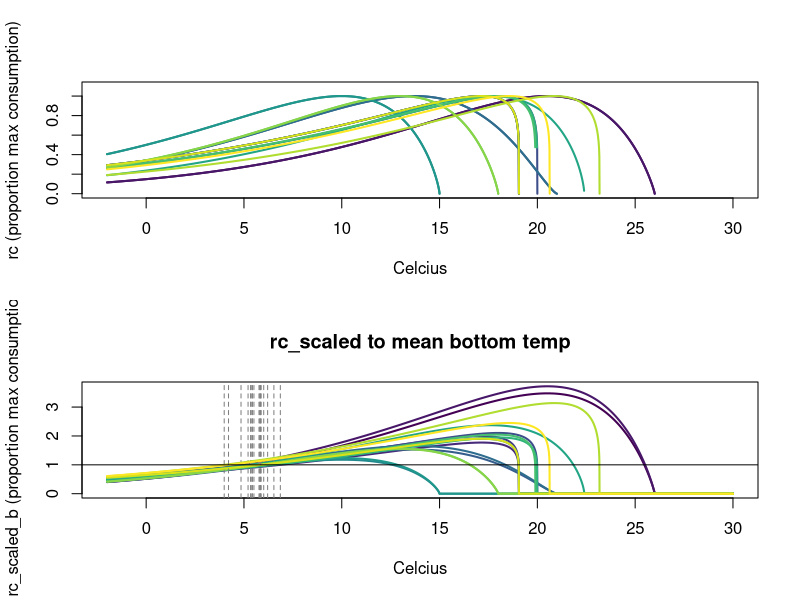
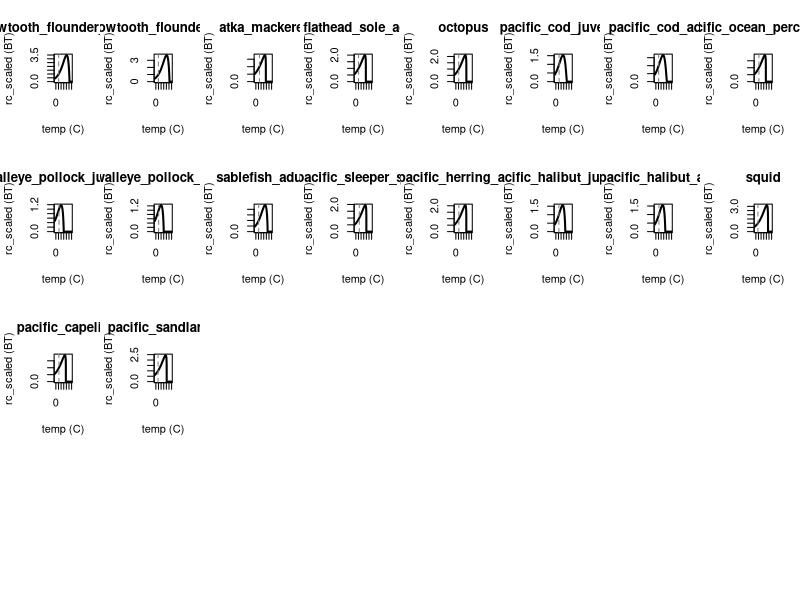

Here is the R script that generated these plots, in order: (Note: this script raises an error after producing the figures.)
#------------------------------------------------------------------------------#
#AUTHORS: Bia Dias
#ORIGINAL AUTHORS: Andy Whitehouse code developed for ACLIM2 
#ORIGINAL CODE: bioen_pars2.R
#AFFILIATIONS: CICOES University of Washington/ Alaska Fisheries Science Center
#E-MAIL OF CORRESPONDENCE AUTHOR: bia.dias@noaa.gov
#
#Bioenergetic params for GOACLIM
#------------------------------------------------------------------------------#

library(tidyverse)
library(here)
library(viridis)
library(viridisLite)



bioen_pars <- read.csv("WGOA_source_data/WGOA_bioen.csv", header=TRUE, sep=',', 
                       dec='.', row.names=1) #this file is valid for both EGOA and WGOA
# X parameter in Kitchell equation
bioen_sp <- row.names(bioen_pars)
# bioen_sp <- bioen_sp[ !bioen_sp == "octopus" & !bioen_sp == "squids"]
# shortrakers have not been caught in the shelf BTS. Applying rougheye mean temps
# as a proxy
#bioen_pars["shortraker_rock",4:5] <- bioen_pars["rougheye_rock",4:5]
# species-specific temp time series from BT survey
hind_bt <- read.csv(
  "WGOA_source_data/species_weighted_temp_WGOA.csv",
  header = TRUE,
  sep = ',',
  dec = '.',
  row.names = 1
) %>%
  select(c(year, race_group, agg_weighted_bot_temp)) %>%
  pivot_wider(names_from = race_group, values_from = agg_weighted_bot_temp)

#hind_st <- read.csv(
#  "WGOA_source_data/species_weighted_temp_WGOA.csv",
#  header = TRUE,
#  sep = ',',
#  dec = '.',
#  row.names = 1
#) %>%
#  select(c(year, race_group, agg_weighted_surf_temp)) %>%
#  pivot_wider(names_from = race_group, values_from = agg_weighted_surf_temp)

# replace missing (NA) with mean
hind_bt <- hind_bt %>%
  mutate(across(everything(), ~ifelse(is.na(.), mean(., na.rm = TRUE), .))) %>% 
  column_to_rownames(var="year")

#for(i in 1:(dim(hind_bt)[2])){
#  hind_bt[,i][is.na(hind_bt[,i])] <- mean(hind_bt[,i], na.rm=TRUE)
#}
#for(i in 1:(dim(hind_st)[2])){
#  hind_st[,i][is.na(hind_st[,i])] <- mean(hind_st[,i], na.rm=TRUE)
#}
mean_bot_temps <- round(colMeans(hind_bt),digits=2)
#mean_sur_temps <- round(colMeans(hind_st),digits=2)
#BD do the same for the other functional groups that have proxy species ####
# adding shortraker_rock using rougheye temps as proxy
#mean_bot_temps["shortraker_rock"] <- mean_bot_temps["rougheye_rock"]
#mean_sur_temps["shortraker_rock"] <- mean_sur_temps["rougheye_rock"]

# indicator species for multi-species functional groups
# oth_flatfish is represented by rex_sole
# oth_rockfish is represented by dusky_rockfish

# xx is a term in the Kitchell equation
xx <-
  (((
    log(bioen_pars$Q10) * (bioen_pars$Tmax - bioen_pars$Topt) ^ 2
  )) / 400) *
  (1 + (1 + sqrt(40 / (
    log(bioen_pars$Q10) * (bioen_pars$Tmax - bioen_pars$Topt + 2)
  ))) ^ 2)
names(xx) <- bioen_sp
# Kitchell equation: rc is proportion of max consumption at a given temp
# temps to evaluate over
Ctemp <- seq(-2, 30, 0.01)
rc <- matrix(nrow = length(Ctemp), ncol = length(bioen_sp))
colnames(rc) <- bioen_sp
row.names(rc) <- Ctemp
for (i in bioen_sp) {
  for (j in Ctemp) {
    rc[j, i] <- (((bioen_pars[i, 'Tmax'] - Ctemp[j]) / (bioen_pars[i, 'Tmax'] - bioen_pars[i, 'Topt']))^xx[i]) *
      exp(xx[i] * (1 - ((bioen_pars[i, 'Tmax'] - Ctemp[j]) / (bioen_pars[i, 'Tmax'] - bioen_pars[i, 'Topt'])
      )))
  }
  
}

# Alternatively, we can use species-specific biomass-weighted mean bottom temps
# from the survey.
# mean temperatures are the means of the sp.-specific survey time series
rc_scaled_b <- matrix(nrow = dim(rc)[1], ncol = dim(rc)[2])
colnames(rc_scaled_b) <- bioen_sp
names(mean_bot_temps) <- bioen_sp
for(i in 1:(length(bioen_sp))){
  rc_scaled_b[,bioen_sp[i]] <- rc[,bioen_sp[i]]/rc[as.character(mean_bot_temps[bioen_sp[i]]),bioen_sp[i]]
}
# have to name the rows after creating the matrix, and in this fashion or it doesn't
# work. It eliminates trailing zeroes which throws everything off in later loops.
rc_rows <- sprintf("%.2f", round(Ctemp, digits=2))
row.names(rc_scaled_b) <- rc_rows
# mean biomass-weighted species-specific surface temp 1991-1994
#rc_scaled_s <- matrix(nrow = dim(rc)[1], ncol = dim(rc)[2])
#colnames(rc_scaled_s) <- bioen_sp
#names(mean_sur_temps) <- bioen_sp
#for(i in 1:(length(bioen_sp))){
#  rc_scaled_s[,bioen_sp[i]] <- rc[,bioen_sp[i]]/rc[as.character(mean_sur_temps[bioen_sp[i]]),bioen_sp[i]]
#}
#row.names(rc_scaled_s) <- rc_rows
# replace NaN with a really small value
rc_scaled_b[is.nan(rc_scaled_b)] <- 1e-08
#rc_scaled_s[is.nan(rc_scaled_s)] <- 1e-08

# Kitchell curve plots -------------------------------------------------------
 par(mfrow = c(2, 1))
 # rc unscaled
 plot(
   Ctemp,
   rc[, "arrowtooth_flounder_adult"],
   type = 'n',
   xlab = "Celcius",
   ylab = "rc (proportion max consumption)",
   ylim = c(0, 1.1)
 )
 for (i in 1:18) {
   lines(Ctemp, rc[, i], col = viridis(18)[i], lwd = 2)
 }
 # rc scaled to mean bottom temp 1991–1994
 plot(
   Ctemp,
   rc_scaled_b[, "arrowtooth_flounder_adult"],
   type = 'n',
   xlab = "Celcius",
   ylab = "rc_scaled_b (proportion max consumption)",
   ylim = c(0, max(rc_scaled_b, na.rm = TRUE)),
   main = "rc_scaled to mean bottom temp"
 )
 for (i in 1:18) {
   lines(Ctemp, rc_scaled_b[, i], col = viridis(18)[i], lwd = 2)
   abline(v = mean_bot_temps[i], lty = 2, col = "gray50")
 }
 abline(h=1)
# # rc scaled to mean surface temp 1991–1994
# plot(
#   Ctemp,
#   rc_scaled_s[, "arrowtooth_adu"],
#   type = 'n',
#   xlab = "Celcius",
#   ylab = "rc_scaled_s (proportion max consumption)",
#   ylim = c(0, max(rc_scaled_s, na.rm = TRUE)),
#   main = "rc_scaled to mean surface temp"
# )
# for (i in 1:26) {
#   lines(Ctemp, rc_scaled_s[, i], col = viridis(26)[i], lwd = 2)
#   abline(v = mean_sur_temps, lty = 2, col = "gray50")
# }
# abline(h=1)
 
 
 # # rc scaled to bottom temp plots by species
 par(mfrow = c(4, 8))
 for (i in 1:31) {
   plot(
     Ctemp,
     rc_scaled_b[, i],
     type = 'l',
     lwd = 2,
     main = bioen_sp[i],
     ylim = c(0, max(rc_scaled_b[, i], na.rm = TRUE)),
     ylab = "rc_scaled (BT)",
     xlab = "temp (C)"
   )
   abline(v = mean_bot_temps[i], lty = 2, col = "gray50")
 }
# # rc scaled to surface temp plots by species
# par(mfrow = c(4, 8))
# for (i in 1:31) {
#   plot(
#     Ctemp,
#     rc_scaled_s[, i],
#     type = 'l',
#     lwd = 2,
#     main = bioen_sp[i],
#     ylim = c(0, max(rc_scaled_s[, i], na.rm = TRUE)),
#     ylab = "rc_scaled (ST)",
#     xlab = "temp (C)"
#   )
#   abline(v = mean_sur_temps[i], lty = 2, col = "gray50")
# }
# 
# 
# # By species both plots on the same graph
# par(mfrow = c(4, 8))
# for (i in 1:31) {
#   plot(
#     Ctemp,
#     rc_scaled_b[, i],
#     type = 'l',
#     lwd = 2,
#     main = bioen_sp[i],
#     ylim = c(0, max(rc_scaled_b[, i], na.rm = TRUE)),
#     ylab = "rc_scaled",
#     xlab = "temp (C)",
#     col = "blue"
#   )
#   abline(v = mean_bot_temps[i], lty = 2, col = "blue")
#   lines(Ctemp, rc_scaled_s[, i], lwd=2, col = "red", lty=2)
#   abline(v = mean_sur_temps[i], lty = 2, col = "red")
#   abline(h=1)
# }
# par(mfrow=c(1,1))

# Forced search consumption modifier ####
# get species-specific consumption modifiers
# temp time series from GOACLIM hindcast
#**hindcast**: representing the final years of the spinup forced with observed oceanographic conditions to better represent historical conditions (1990 to 2020),
#**projection**: GFDL-ESM2M downscaled projection (2015 to 2099)
#**historical**: representing model spinup (1980 to 2014).

 
roms_hind_temp <- read.csv("WGOA_source_data/ROMSOutputWGOA/Long_WGOA_temp_monthly_300.csv", 
                           header=TRUE, sep=',', dec='.') %>% 
  filter(simulation=="ssp126", year>=1990 & year<2021) %>% 
  select(c( year, month, depthclass,area_weighted_temp)) %>% 
  pivot_wider(names_from = depthclass, values_from = area_weighted_temp) %>% 
  rename(temp_b5=Bottom,  temp_s5=Surface)
roms_hind_temp$tstep <- 1:372

roms_hind_npz <- read.csv("WGOA_source_data/ROMSOutputWGOA/Long_WGOA_B_summary_month300_v2_corrected.csv", 
                           header=TRUE, sep=',', dec='.') %>% 
  filter(simulation=="ssp126", year>=1990 & year<2021) %>% 
  select(c( year, month, varname,biomass_tonnes)) %>% 
  pivot_wider(names_from = varname, values_from = biomass_tonnes) %>% 
  rename(cop=Cop, eup=Eup, mzl=MZL, mzs=MZS, nca=NCa, phl=PhL, phs=PhS)  
  #select(cop, eup, mzl, phl, phs) #to match aclim_rpath
roms_hind_npz$tstep <- 1:372

goaclim_hind_raw <- roms_hind_temp %>% left_join(roms_hind_npz, by= join_by(tstep,year, month)) %>% 
  select(tstep, year, month, cop, eup, mzl, phl, phs, temp_b5, temp_s5)


goaclim_hind_bt <- as.matrix(goaclim_hind_raw$temp_b5)
row.names(goaclim_hind_bt) <- goaclim_hind_raw$tstep
row.names(goaclim_hind_bt) <- goaclim_hind_raw$tstep
goaclim_hind_st <- as.matrix(goaclim_hind_raw$temp_s5)
row.names(goaclim_hind_st) <- goaclim_hind_raw$tstep
# for some reason hind_st[52] gets rounded off to "-0.00" which is a problem in
# the consumption modifier below
goaclim_hind_st[52] <- 0.00
# bottom temperature
tdc_hind_bt <- matrix(nrow=dim(goaclim_hind_bt)[1], ncol=length(bioen_sp))
colnames(tdc_hind_bt) <- bioen_sp 
for(i in 1:dim(goaclim_hind_bt)[1]){
  for(j in bioen_sp){
    tdc_hind_bt[i,j] <- rc_scaled_b[sprintf("%.2f", round(goaclim_hind_bt[i], digits=2)),j]
  }
}
row.names(tdc_hind_bt) <- row.names(goaclim_hind_bt)
## surface temperature
#tdc_hind_st <- matrix(nrow=dim(goaclim_hind_st)[1], ncol=length(bioen_sp))
#colnames(tdc_hind_st) <- bioen_sp # w/o shortraker rockfish—never caught on shelf BT survey
#for(i in 1:dim(goaclim_hind_st)[1]){
#  for(j in bioen_sp){
#    tdc_hind_st[i,j] <- rc_scaled_s[sprintf("%.2f", round(goaclim_hind_st[i], digits=2)),j]
#  }
#}
#row.names(tdc_hind_st) <- row.names(goaclim_hind_st)

################################################################################
################################################################################
################################################################################
# YOU ARE HERE ####
# Respiration
# Modified Arrhenius equation from Blanchard et al. (2012)

# temps to evaluate (Kelvin = C + 273.15)
Ktemp <- seq(271, 303, 0.01) # from -2 to 30 Celcius
k  <- 8.62 * 10 ^ (-5) # Boltzmann constant
E  <- 0.63             # activation energy
c1 <- 25.55            # constant
tau <- matrix(nrow = length(Ktemp), ncol = 1)
row.names(tau) <- Ktemp
for (i in 1:(length(Ktemp))) {
  tau[i] <- exp(c1 - (E / (k * Ktemp[i])))
}

# tau scaled by sp.-specific mean bottom temps over survey time series
tau_scaled_b <- matrix(nrow=length(tau), ncol=dim(bioen_pars)[1])
for (i in 1:(dim(bioen_pars)[1])) {
  tau_scaled_b[,i] <- tau/(tau[as.character(mean_bot_temps[i] + 273.15),])
}
colnames(tau_scaled_b) <- bioen_sp
row.names(tau_scaled_b) <- Ktemp
# tau scaled
# Using species-specific biomass-weighted mean surface temp from survey
#tau_scaled_s <- matrix(nrow=length(tau), ncol=dim(bioen_pars)[1])
#for (i in 1:(dim(bioen_pars)[1])) {
#  tau_scaled_s[,i] <- tau/(tau[as.character(mean_sur_temps[i] + 273.15),])
#}
#colnames(tau_scaled_s) <- bioen_sp
#row.names(tau_scaled_s) <- Ktemp

#------------------------------------------------------------------------------#
# Total Consumption scaled by bottom temp (TotCons = rc_scaled * bal$QB * bal$Biomass)
TotCons_b <- matrix(nrow = dim(rc_scaled_b)[1], ncol = dim(rc_scaled_b)[2])
colnames(TotCons_b) <- bioen_sp
for (i in bioen_sp) {
  TotCons_b[, i] <- rc_scaled_b[, i] * w.bal$QB[i] * w.bal$Biomass[i]
}
# row.names(TotCons_b) <- Ctemp
row.names(TotCons_b) <- rc_rows
# Total Consumption scaled by surface temp (TotCons = rc_scaled * bal$QB * bal$Biomass)
#TotCons_s <- matrix(nrow = dim(rc_scaled_s)[1], ncol = dim(rc_scaled_s)[2])
#colnames(TotCons_s) <- bioen_sp
#for (i in bioen_sp) {
#  TotCons_s[, i] <- rc_scaled_s[, i] * w.bal$QB[i] * w.bal$Biomass[i]
#}
## row.names(TotCons_s) <- Ctemp
#row.names(TotCons_s) <- rc_rows

# YOU ARE HERE ####
#------------------------------------------------------------------------------#
# Total respiration at sp.-specific mean temps from survey time series
# bottom temp
TotResp_btmean <- vector(mode = "numeric", length = length(bioen_sp))
names(TotResp_btmean) <- bioen_sp
for (i in bioen_sp) {
  TotResp_btmean[i] <- TotCons_b[sprintf("%.2f", mean_bot_temps[i]), i] * scene$params$ActiveRespFrac[i] # proportion of consumption lost to respirartion
}
## surface temp
#TotResp_stmean <- vector(mode = "numeric", length = length(bioen_sp))
#names(TotResp_stmean) <- bioen_sp
#for (i in bioen_sp) {
#  TotResp_stmean[i] <- TotCons_s[sprintf("%.2f", mean_sur_temps[i]), i] * scene$params$ActiveRespFrac[i]
#}

#------------------------------------------------------------------------------#
# Total respiration by temperature curve
# bottom temperature
TotResp_b <- matrix(nrow = dim(tau_scaled_b)[1], ncol = length(bioen_sp))
colnames(TotResp_b) <- bioen_sp
row.names(TotResp_b) <- row.names(tau_scaled_b)
for (i in bioen_sp) {
  TotResp_b[, i] <- tau_scaled_b[,i] * (TotResp_btmean[i] / tau_scaled_b[as.character(mean_bot_temps[i] + 273.15), i])
}
## surface temperature
#TotResp_s <-  matrix(nrow = dim(tau_scaled_s)[1], ncol = length(bioen_sp))
#colnames(TotResp_s) <- bioen_sp
#row.names(TotResp_s) <- row.names(tau_scaled_s)
#for (i in bioen_sp) {
#  TotResp_s[, i] <- tau_scaled_s[,i] * (TotResp_stmean[i] / tau_scaled_s[as.character(mean_sur_temps[i] + 273.15), i])
#}

#------------------------------------------------------------------------------#
# ActiveRespFrac by temperature
# bottom temperature
ActiveRespFrac_b <- matrix(nrow=dim(TotResp_b)[1], ncol=dim(TotResp_b)[2])
colnames(ActiveRespFrac_b) <- bioen_sp
for(i in bioen_sp){
  ActiveRespFrac_b[,i] <- TotResp_b[,i]/TotCons_b[,i]
}
row.names(ActiveRespFrac_b) <- rc_rows
# surface temperature
ActiveRespFrac_s <- matrix(nrow=dim(TotResp_s)[1], ncol=dim(TotResp_s)[2])
colnames(ActiveRespFrac_s) <- bioen_sp
for(i in bioen_sp){
  ActiveRespFrac_s[,i] <- TotResp_s[,i]/TotCons_s[,i]
}
row.names(ActiveRespFrac_s) <- rc_rows

# plot ActiveRespFrac
# par(mfrow = c(4, 8))
# for (i in 1:31) {
#   plot(
#     Ctemp,
#     ActiveRespFrac_b[, i],
#     type = 'l',
#     lwd = 2,
#     main = bioen_sp[i],
#     ylim = c(0, 1),
#     ylab = "ActiveRespFrac",
#     xlab = "temp (C)",
#     col = "blue"
#   )
#   abline(v = bioen_pars[i,5], lty = 2, col = "blue")
#   lines(Ctemp, ActiveRespFrac_s[, i], lwd=2, col = "red", lty=2)
#   abline(v = bioen_pars[i,4], lty = 2, col = "red")
# }
# par(mfrow=c(1,1))

#------------------------------------------------------------------------------#
# Annual respiration modifier (ForcedActResp)
# bottom temperature
ForcedActResp_b <- matrix(nrow=dim(ActiveRespFrac_b)[1], ncol=dim(ActiveRespFrac_b)[2])
colnames(ForcedActResp_b) <- bioen_sp
for(i in bioen_sp){
  ForcedActResp_b[,i] <- ActiveRespFrac_b[,i]/scene$params$ActiveRespFrac[i]
}
row.names(ForcedActResp_b) <- rc_rows
# surface temperature
ForcedActResp_s <- matrix(nrow=dim(ActiveRespFrac_s)[1], ncol=dim(ActiveRespFrac_s)[2])
colnames(ForcedActResp_s) <- bioen_sp
for(i in bioen_sp){
  ForcedActResp_s[,i] <- ActiveRespFrac_s[,i]/scene$params$ActiveRespFrac[i]
}
row.names(ForcedActResp_s) <- rc_rows

# replace NaN with a really large value
ForcedActResp_b[is.nan(ForcedActResp_b)] <- 1e04
ForcedActResp_s[is.nan(ForcedActResp_s)] <- 1e04

# Plot
# par(mfrow = c(4, 8))
# for (i in 1:31) {
#   plot(
#     Ctemp,
#     ForcedActResp_b[, i],
#     type = 'l',
#     lwd = 2,
#     main = bioen_sp[i],
#     ylim = c(0, 2),
#     ylab = "ForcedActResp_b",
#     xlab = "temp (C)",
#     col = "blue"
#   )
#   abline(v = bioen_pars[i,5], lty = 2, col = "blue")
#   lines(Ctemp, ForcedActResp_s[, i], lwd=2, col = "red", lty=2)
#   abline(v = bioen_pars[i,4], lty = 2, col = "red")
# }
# par(mfrow=c(1,1))


#------------------------------------------------------------------------------#
# ForcedActResp modifier
# get species-specific respiration modifiers
# bottom temperature 
tdr_hind_bt <- matrix(nrow=dim(aclim_hind_bt)[1], ncol=length(bioen_sp))
colnames(tdr_hind_bt) <- bioen_sp 
for(i in 1:dim(aclim_hind_bt)[1]){
  for(j in bioen_sp){
    tdr_hind_bt[i,j] <- ForcedActResp_b[sprintf("%.2f", round(aclim_hind_bt[i], digits=2)),j]
  }
}
row.names(tdr_hind_bt) <- row.names(aclim_hind_bt)

# surface temperature (hind_st from conusmption modifier above)
tdr_hind_st <- matrix(nrow=dim(aclim_hind_st)[1], ncol=length(bioen_sp))
colnames(tdr_hind_st) <- bioen_sp 
for(i in 1:dim(aclim_hind_st)[1]){
  for(j in bioen_sp){
    tdr_hind_st[i,j] <- ForcedActResp_s[sprintf("%.2f", round(aclim_hind_st[i], digits=2)),j]
  }
}
row.names(tdr_hind_st) <- row.names(aclim_hind_st)


